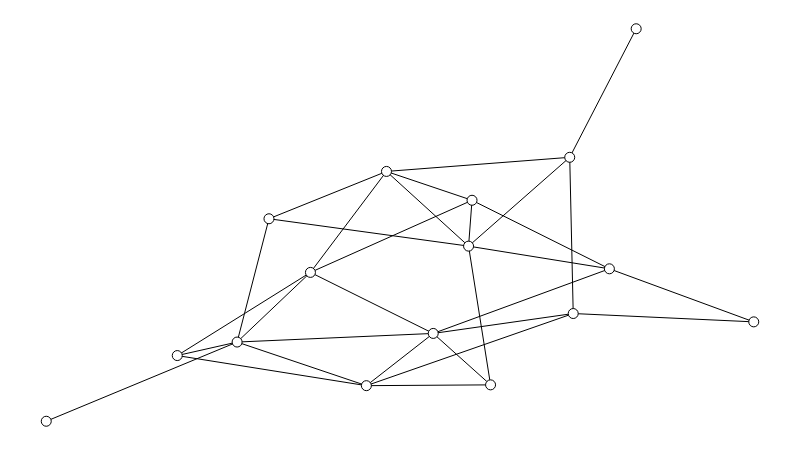

Notebook code cell kept with this figure:
### Markdown cell above
Opa, isso é promissor! Temos um comportamento quase logaritmico, ou seja, parece que o comprimento médio praticamente estabiliza a partir de um certo número de nós. Isso parece ser uma boa proposta de pequeno mundo! Mas...

## O teste do macaco

As duplas Elisa/Bruna e Isabella/Hugo repararam que esse tipo de comportamento logaritmico também parece ser verdade para um grafo *aleatório*. O que significa grafo aleatório? Imagine um grafo que começa vazio, sem nenhuma aresta, e aos poucos um macaco vai colocando arestas aleatoriamente.

Esse modelo de construção é conhecido como [Erdos-Renyi](https://en.wikipedia.org/wiki/Erd%C5%91s%E2%80%93R%C3%A9nyi_model) e sua formalização é simples: existe uma probabilidade $p$ tal que, para quaisquer dois nós $n$ e $m$, a probabilidade da aresta $\{n, m\}$ existir é $p$.

É fácil adaptar uma função pronta do *NetworkX* para gerar grafos Erdos-Renyi com dado número de nós e dado grau médio esperado.

### Code cell
def erdos_renyi_graph(num_nodes, avg_degree):
    if num_nodes == 1:
        return nx.empty_graph(num_nodes)

    # Calcula limite de arestas a partir do grau médio.
    # Você consegue enxergar porque essa relação vale?
    max_edges = int((num_nodes * avg_degree) / 2 + 0.5)
vsf caraiO
    # A partir desse limite de arestas, calculamos o p.
    p = max_edges / (num_nodes * (num_nodes - 1))

    # Agora podemos usar a função pronta, baseada em p.
    return nx.erdos_renyi_graph(num_nodes, p)


# Gera um grafo aleatório.
g = erdos_renyi_graph(NUM_NODES, AVG_DEGREE)

# Atribui posições aos nós.
sn.set_spring_positions(g)

# Mostra o grafo.
show_graph(g)

### Figure 1 — Plotly figure (JSON) as saved in the notebook; plotly's stock layout.template omitted (floating-point values rounded to 4 significant figures)
{"data": [{"hoverinfo": "none", "line": {"color": "rgb(0, 0, 0)", "width": 1}, "mode": "lines", "type": "scatter", "uid": "ce0679b0-a9f9-11e8-99fc-0028f828353e", "x": [0.3148, 0.2698, null, 0.3148, 0.5969, null, 0.3148, 0.4809, null, 0.3734, 0.2698, null, 0.3734, 0.6018, null, 0.3734, 0.547, null, 0.3734, 0.4809, null, 0.3734, 0.1852, null, 1, 0.796, null, 1, 0.7448, null, 0.2698, 0.547, null, 0.2698, 0.4525, null, 0.2698, 0, null, 0.2698, 0.1852, null, 0.5969, 0.7399, null, 0.5969, 0.796, null, 0.5969, 0.6018, null, 0.5969, 0.628, null, 0.5969, 0.4809, null, 0.7399, 0.7448, null, 0.7399, 0.4809, null, 0.7399, 0.8338, null, 0.796, 0.6018, null, 0.796, 0.547, null, 0.6018, 0.4809, null, 0.628, 0.547, null, 0.628, 0.4525, null, 0.547, 0.7448, null, 0.547, 0.4525, null, 0.7448, 0.4525, null, 0.4525, 0.1852, null], "y": [0.5159, 0.2018, null, 0.5159, 0.4461, null, 0.5159, 0.6365, null, 0.3792, 0.2018, null, 0.3792, 0.563, null, 0.3792, 0.2237, null, 0.3792, 0.6365, null, 0.3792, 0.1673, null, 0.2532, 0.3884, null, 0.2532, 0.2744, null, 0.2018, 0.2237, null, 0.2018, 0.09066, null, 0.2018, 0, null, 0.2018, 0.1673, null, 0.4461, 0.6725, null, 0.4461, 0.3884, null, 0.4461, 0.563, null, 0.4461, 0.09272, null, 0.4461, 0.6365, null, 0.6725, 0.2744, null, 0.6725, 0.6365, null, 0.6725, 1, null, 0.3884, 0.563, null, 0.3884, 0.2237, null, 0.563, 0.6365, null, 0.09272, 0.2237, null, 0.09272, 0.09066, null, 0.2237, 0.2744, null, 0.2237, 0.09066, null, 0.2744, 0.09066, null, 0.09066, 0.1673, null]}, {"hoverinfo": "none", "marker": {"color": "rgb(255, 255, 255)", "line": {"color": "rgb(0, 0, 0)", "width": 1}, "size": 10}, "mode": "markers+text", "text": [], "textfont": {"color": "rgb(0, 0, 0)"}, "textposition": "middle center", "type": "scatter", "uid": "ce0679b1-a9f9-11e8-99fc-0028f828353e", "x": [0.3148, 0.3734, 1, 0.2698, 0.5969, 0.7399, 0.796, 0.6018, 0.628, 0.547, 0.7448, 0.4525, 0, 0.4809, 0.8338, 0.1852], "y": [0.5159, 0.3792, 0.2532, 0.2018, 0.4461, 0.6725, 0.3884, 0.563, 0.09272, 0.2237, 0.2744, 0.09066, 0, 0.6365, 1, 0.1673]}], "layout": {"height": 450, "margin": {"b": 0, "l": 0, "r": 0, "t": 0}, "showlegend": false, "width": 800, "xaxis": {"showgrid": false, "showticklabels": false, "zeroline": false}, "yaxis": {"showgrid": false, "showticklabels": false, "zeroline": false}}}
